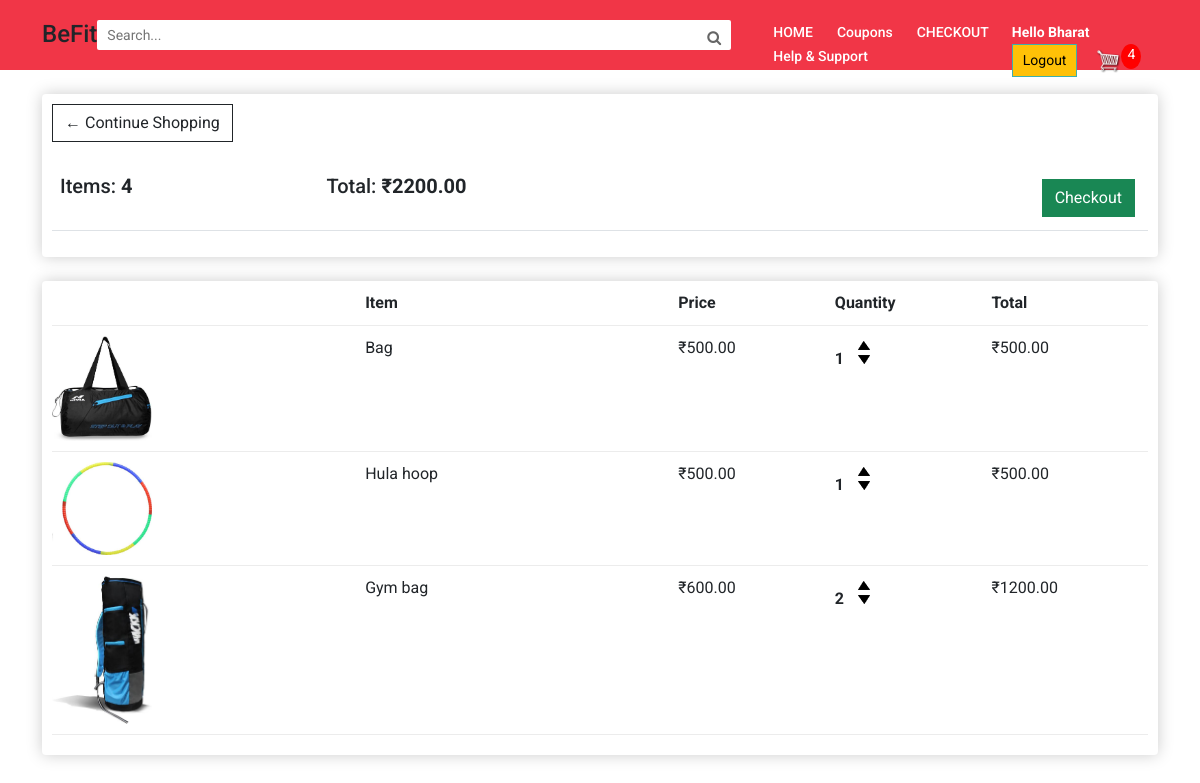
Page /cart/ (signed in) on the committed database.
### store/models.py (models this page shows, shortened)
class Order(models.Model):
	customer = models.ForeignKey(Customer, on_delete=models.SET_NULL, null=True, blank=True)
	date_ordered = models.DateTimeField(auto_now_add=True)
	complete = models.BooleanField(default=False, null=True, blank=False)
	transaction_id = models.CharField(max_length=100, null=True)
	@property
	def get_cart_total(self):
		orderitems = self.orderitem_set.all()
		total = sum([item.get_total for item in orderitems])
		return total
	@property
	def get_cart_items(self):
		orderitems = self.orderitem_set.all()
		total = sum([item.quantity for item in orderitems])
		return total

class OrderItem(models.Model):
	product = models.ForeignKey(Product, on_delete=models.SET_NULL, null=True)
	order = models.ForeignKey(Order, on_delete=models.SET_NULL, null=True)
	quantity = models.IntegerField(default=0, null=True, blank=True)
	date_added = models.DateTimeField(auto_now_add=True)
	@property
	def get_total(self):
		total = self.product.price * self.quantity
		return total

class Product(models.Model):
	name = models.CharField(max_length=200)
	category = models.ForeignKey(Category, on_delete=models.SET_NULL, null=True)
	price = models.FloatField()
	digital = models.BooleanField(default=False, null=True, blank=True)
	image = models.ImageField(null=True, blank=True)
	@property
	def imageURL(self):
		try:
			url = self.image.url
		except:
			url = ''
		return url

### store/views.py (the view)
# urls.py: path('cart/', cart, name="cart"),
def cart(request):
    data = cartData(request)
    cartItems = data['cartItems']
    order = data['order']
    items = data['items']
    context = {'items':items, 'order':order, 'cartItems':cartItems}
    return render(request, 'store/cart.html', context)

### store/utils.py (called while the page is built)
def cartData(request):
	if request.user.is_authenticated:
		customer = request.user.customer
		order, created = Order.objects.get_or_create(customer=customer, complete=False)
		items = order.orderitem_set.all()
		cartItems = order.get_cart_items
	else:
		cookieData = cookieCart(request)
		cartItems = cookieData['cartItems']
		order = cookieData['order']
		items = cookieData['items']
	return {'cartItems':cartItems ,'order':order, 'items':items}

### templates/store/cart.html
{% extends 'store/main.html' %}
{% load static %}
{% block content %}
<section class="main-body" style="background-color: #fff;">
<div class="container">
<div class="row">
    <div class="col-lg-12">
        <div class="box-element">
            <a class="btn btn-outline-dark" href="{% url 'store' %}">&#x2190; Continue Shopping</a>
            <br>
            <br>
            <table class="table">
                <tr>
                    <th>
                        <h5>Items: <strong>{{order.get_cart_items}}</strong></h5>
                    </th>
                    <th>
                        <h5>Total:<strong> ₹{{order.get_cart_total|floatformat:2}}</strong></h5>
                    </th>
                    <th>
                        <a style="float:right; margin:5px;" class="btn btn-success"
                            href="{% url 'checkout' %}">Checkout</a>
                    </th>
                </tr>
            </table>
        </div>
        <br>
        <div class="box-element">
            <div class="cart-row">
                <div style="flex:2"></div>
                <div style="flex:2"><strong>Item</strong></div>
                <div style="flex:1"><strong>Price</strong></div>
                <div style="flex:1"><strong>Quantity</strong></div>
                <div style="flex:1"><strong>Total</strong></div>
            </div>
            {% for item in items %}
            <div class="cart-row">
                <div style="flex:2"><img class="row-image" src="{{item.product.imageURL}}"></div>
                <div style="flex:2">{{item.product.name}}</div>
                <div style="flex:1">₹{{item.product.price|floatformat:2}}</div>
                <div style="flex:1">
                    <p class="quantity">{{item.quantity}}</p>
                    <div class="quantity">
                        <img data-product={{item.product.id}} data-action="add" class="chg-quantity update-cart" src="{% static  'store/images/arrow-up.png' %}">
                        <img data-product={{item.product.id}} data-action="remove" class="chg-quantity update-cart" src="{% static  'store/images/arrow-down.png' %}">
                    </div>
                </div>
                <div style="flex:1">₹{{item.get_total|floatformat:2}}</div>
            </div>
            {% endfor %}
        </div>
    </div>
</div>
</div>
</section>
{% endblock content %}

### templates/store/main.html (shortened to what this page needs)
<!DOCTYPE html>
{% load static %}
<html>
<head>
        <link href="https://cdn.jsdelivr.net/npm/bootstrap@5.1.0/dist/css/bootstrap.min.css" rel="stylesheet">
        <link rel="stylesheet" href="https://use.fontawesome.com/releases/v5.15.3/css/all.css">
        <link rel="stylesheet" href="https://cdnjs.cloudflare.com/ajax/libs/font-awesome/4.7.0/css/font-awesome.min.css">
    <link rel="stylesheet" type="text/css" href="{% static 'store/css/main.css' %}">
</head>
<body>
    <section class="header">
        <div class="container head">
            <h3>BeFit   </h3>
            <form id="s" method="POST" action="/filter/">
            <div class="serach-bar" style="display:flex;">
                <input type="text" class="search" placeholder="Search..." name="search">
                <button type="submit" style="outline: none;
                border: none;text-align: center;
                border-radius:0 2px 2px 0; background-color: #fff;" form="s"><i class="fa fa-search" style="height: 30px;padding: 10px;font-size: 15px;color:#666; text-align: center;"></i></button>
            </div>
            </form>
            <div class="nav-links">
                <ul>
                    <li><a href="{% url 'store' %}">HOME</a></li>
                    <li><a href="{% url 'coupons' %}">Coupons</a></li>
                    <li><a href="{% url 'checkout' %}">CHECKOUT</a></li>
                    <li><a href="{% url 'chat' %}">Help & Support</a></li>
                </ul>
            </div>
            <div>
                <span style="color: #fff; font-size: 14px; padding-right: 10px; font-weight:bolder; text-decoration: wavy; text-transform: capitalize;">Hello {{request.user}}</span>
                <a href="{% url 'logout' %}" class="btn btn-warning logout" style="padding-left: 10px;">Logout</a>
                <a href="{% url 'cart' %}">
                    <img id="cart-icon" src="{% static 'store/images/cart.png' %}">
                </a>
                <p id="cart-total">{{cartItems}}</p>
            </div>
        </div>
    </section>
        {% block content %}
        {% endblock content %}
</body>
</html>

### static/store/css/main.css (style rules this page uses)
* { margin:0; padding: 0; box-sizing: border-box; font-family: "Roboto",sans-serif; }
a { text-decoration: none; }
.main-body::before { display: block; content: ''; height: 60px; margin-bottom: 2%; background-color: #fff; }
.header { width: 100%; height: 70px; background-color: #F13647; margin-bottom: 2%; position: fixed; z-index: 2; }
.head { display: flex; justify-content: space-between; padding-top: 20px; padding-bottom: 20px; }
.head h3 { font-size: x-large; }
.search { width: 600px; height: 30px; outline: none; border-radius: 2px 0 0 2px; border: none; padding: 10px; font-size: 14px; color: #666; }
.nav-links li { list-style: none; display: inline-block; }
.nav-links li a { color: #fff; padding: 10px; font-size: 14px; font-weight: 500; }
.logout { padding: 5px 10px; border: 1px solid #3fb0ac; border-radius: 5px; font-size: 14px; text-align: center; }
.main-body { background-color: #fff3f3; padding-bottom: 2%; }
.row::before { display: block; content: ''; height: 60px; margin-bottom: 2%; background-color: #fff; }
#cart-icon { width:25px; margin-left: 15px; }
#cart-total { display: inline-block; position: absolute; text-align: center; background-color: red; width: 20px; height: 25px; border-radius: 50%; font-size: 14px; color: #fff; }
.box-element { box-shadow:hsl(0, 0%, 80%) 0 0 16px; background-color: #fff; border-radius: 4px; padding: 10px; }
.col-lg-4, .col-lg-6, .col-lg-8, .col-lg-12 { margin-top: 10px; }
.btn { border-radius: 0; }
.row-image { width: 100px; }
.cart-row { display: flex; align-items: flex-stretch; padding-bottom: 10px; margin-bottom: 10px; border-bottom: 1px solid #ececec; }
.quantity { display: inline-block; font-weight: 700; padding-right:10px; }
.chg-quantity { width: 12px; cursor: pointer; display: block; margin-top: 5px; transition:.1s; }

### rows in the picture
Order: get_cart_items "4", get_cart_total "2200.00"
OrderItem: product.imageURL (picture), product.name "Bag", product.price "500.00", quantity "1", get_total "500.00"
OrderItem: product.imageURL (picture), product.name "Hula hoop", product.price "500.00", quantity "1", get_total "500.00"
OrderItem: product.imageURL (picture), product.name "Gym bag", product.price "600.00", quantity "2", get_total "1200.00"

### other values in the picture
{{ request.user }} "Bharat"
{{ cartItems }} "4"
